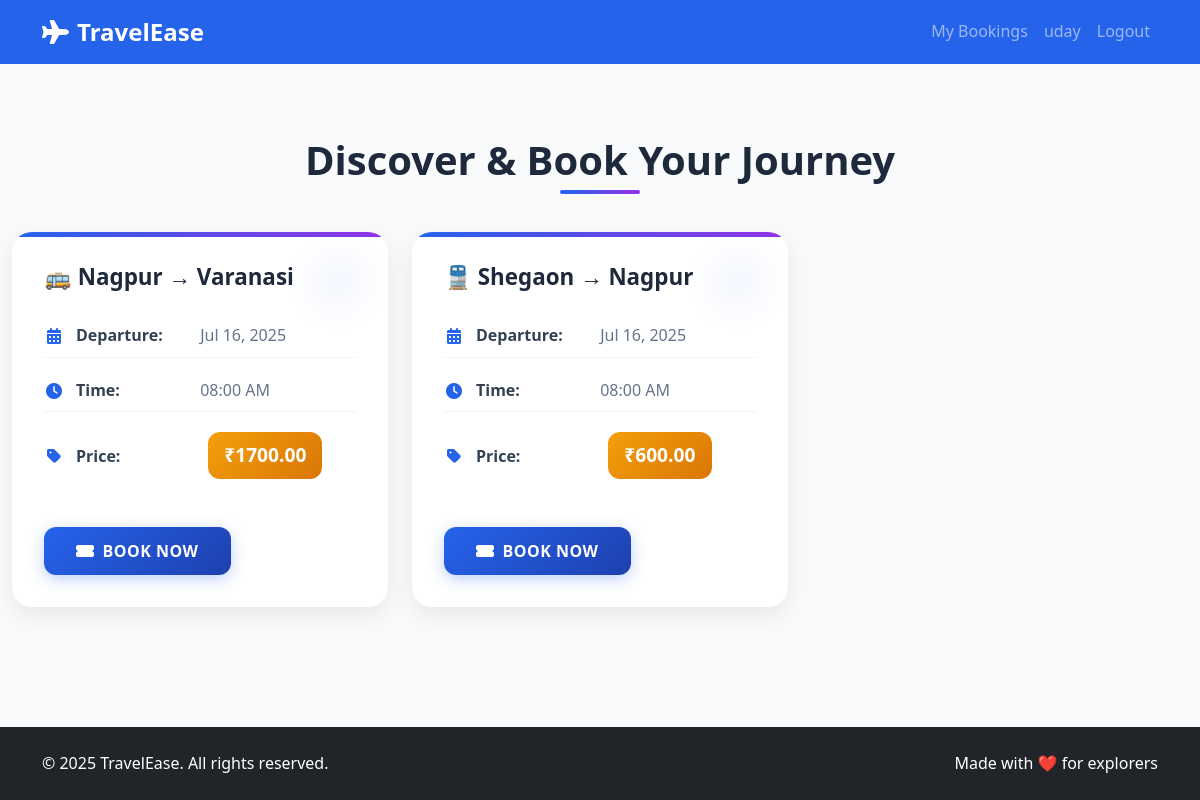
Screenshot of /bookings/travel/ (signed in) with the database file from the repository.
### bookings/models.py (models this page shows, shortened)
class TravelOption(models.Model):
    TYPE_CHOICES = [
        ('flight', 'Flight'),
        ('train', 'Train'),
        ('bus', 'Bus'),
    ]
    travel_id = models.CharField(max_length=20, unique=True)
    type = models.CharField(max_length=6, choices=TYPE_CHOICES)
    source = models.CharField(max_length=100)
    destination = models.CharField(max_length=100)
    departure_datetime = models.DateTimeField()
    price = models.DecimalField(max_digits=8, decimal_places=2)
    available_seats = models.PositiveIntegerField()
    class Meta:
        ordering = ['departure_datetime']

### bookings/views.py (the view)
# urls.py: path('travel/', views.TravelListView.as_view(), name='travel_list'),
class TravelListView(LoginRequiredMixin,generic.ListView):
    model = TravelOption
    template_name = 'bookings/travel_list.html'
    context_object_name = 'travel_options'
    paginate_by = 10
    ordering = ['departure_datetime']
    login_url = 'login'
    def get_queryset(self):
        queryset = super().get_queryset()
        params = self.request.GET
        if params.get('type'):
            queryset = queryset.filter(type=params['type'])
        if params.get('source'):
            queryset = queryset.filter(source__icontains=params['source'])
        if params.get('dest'):
            queryset = queryset.filter(destination__icontains=params['dest'])
        if params.get('date'):
            queryset = queryset.filter(datetime__date=params['date'])
        from django.utils import timezone
        now = timezone.now()
        queryset = queryset.filter(departure_datetime__gte=now)
        return queryset

### bookings/templates/bookings/travel_list.html (shortened to what this page needs)
{% extends 'registration/base.html' %}
{% block content %}
<div class="travel-page">
    <div class="container py-5">
        <h2 class="mb-4 text-center">Discover & Book Your Journey</h2>
        <div class="row row-cols-1 row-cols-md-2 row-cols-lg-3 g-4">
            {% for travel in object_list %}
            <div class="col">
                <div class="card h-100 shadow-sm border-0">
                    <div class="card-body">
                        <h5 class="card-title">
                            {% if travel.type == "flight" %}
                                🛫
                            {% elif travel.type == "train" %}
                                🚆
                            {% elif travel.type == "bus" %}
                                🚌
                            {% else %}
                                ✈️
                            {% endif %}
                            {{ travel.source }} → {{ travel.destination }}
                        </h5>
                        <div class="card-text">
                            <div class="info-row">
                                <i class="fas fa-calendar-alt info-icon"></i>
                                <div>
                                    <strong>Departure:</strong> {{ travel.departure_datetime|date:"M d, Y" }}
                                </div>
                            </div>
                            <div class="info-row">
                                <i class="fas fa-clock info-icon"></i>
                                <div>
                                    <strong>Time:</strong> {{ travel.departure_datetime|time:"h:i A" }}
                                </div>
                            </div>
                            <div class="info-row">
                                <i class="fas fa-tag info-icon"></i>
                                <div>
                                    <strong>Price:</strong>
                                    <span class="price-highlight">₹{{ travel.price }}</span>
                                </div>
                            </div>
                        </div>
                        <a href="{% url 'bookings:travel_book' travel.pk %}" class="btn btn-primary mt-2">
                            <i class="fas fa-ticket-alt me-2"></i>Book Now
                        </a>
                    </div>
                </div>
            </div>
            {% empty %}
            <div class="col-12">
                <div class="empty-state">
                    <p>No travel packages available at the moment.</p>
                </div>
            </div>
            {% endfor %}
        </div>
    </div>
</div>
{% endblock %}

### bookings/templates/registration/base.html (shortened to what this page needs)
<!DOCTYPE html>
<html lang="en">
<head>
    <link href="https://cdn.jsdelivr.net/npm/bootstrap@5.3.0/dist/css/bootstrap.min.css" rel="stylesheet">
    <link href="https://cdnjs.cloudflare.com/ajax/libs/font-awesome/6.0.0/css/all.min.css" rel="stylesheet">
</head>
<body>
    {% if request.resolver_match.url_name != 'login' and request.resolver_match.url_name != 'register' %}
    <nav class="navbar navbar-expand-lg navbar-dark" style="background-color: var(--primary-color);">
        <div class="container">
            <a class="navbar-brand" href="{% url 'bookings:travel_list' %}">
                <i class="fas fa-plane me-2"></i>TravelEase
            </a>
            <div class="collapse navbar-collapse" id="navbarNav">
                <ul class="navbar-nav ms-auto">
                    {% if user.is_authenticated %}
                        <li class="nav-item">
                            <a class="nav-link" href="{% url 'bookings:my_bookings' %}">My Bookings</a>
                        </li>
                        <li class="nav-item">
                            <a class="nav-link" href="{% url 'profile' %}">{{ user.username }}</a>
                        </li>
                        <li class="nav-item">
                            <a class="nav-link" href="{% url 'logout' %}">Logout</a>
                        </li>
                    {% endif %}
                </ul>
            </div>
        </div>
    </nav>
{% endif %}
    <main class="py-4">
        {% block content %}{% endblock %}
    </main>
    <footer class="bg-dark text-white py-4 mt-5">
        <div class="container d-flex justify-content-between">
            <span>&copy; 2025 TravelEase. All rights reserved.</span>
            <span>Made with ❤️ for explorers</span>
        </div>
    </footer>
</body>
</html>

### rows the page displays
TravelOption: source "Nagpur", destination "Varanasi", departure_datetime "Jul 16, 2025", departure_datetime "08:00 AM", price "1700.00"
TravelOption: source "Shegaon", destination "Nagpur", departure_datetime "Jul 16, 2025", departure_datetime "08:00 AM", price "600.00"

### other values shown
{{ user.username }} "uday"
